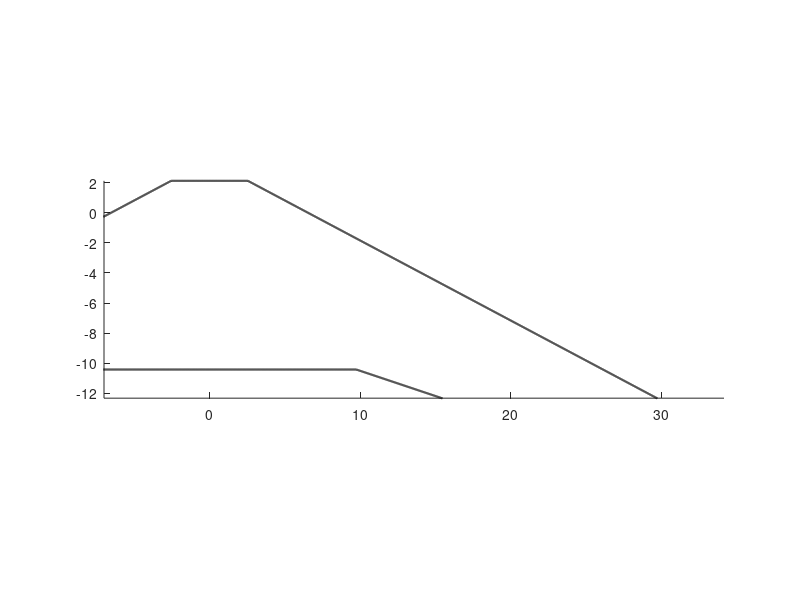

The MATLAB source for this figure:
clear
clc

% parameters
area = 481.77; % m^2
wing_span = 65; % m
taper_ratio = 0.25;
quarter_chord_sweep = 26.6; % degrees
trailing_edge_kink = 0.3; % fraction of wing span
area_ratio = 0.09161; % cross-sectional area as a proportion of c^2


% simple design
total_chord = 1 + 1 / taper_ratio;
tip_chord = 2 * area / (wing_span * total_chord);
root_chord = tip_chord / taper_ratio;
qcy = -wing_span / 2 * tand(quarter_chord_sweep);
le_tip = qcy + tip_chord / 4;
te_tip = qcy - 3 * tip_chord / 4;
le_root = root_chord / 4;
te_root = -3 * root_chord / 4;



% wing with trailing edge kink
kink_span = wing_span / 2 * trailing_edge_kink;
% recalculate the wing iteratively
A_tot = 0; % initialize the total area to a value larger than the target area
tip_chord2 = tip_chord;
root_chord2 = root_chord;

% iterative loop
while A_tot < area/2
    A_le = wing_span / 16 * (tip_chord2 + root_chord2);
    A_inner = kink_span / 2 * (3/2 * root_chord2 - kink_span * tand(quarter_chord_sweep));
    A_outer = (wing_span / 2 - kink_span)/2 * (3/4 * root_chord2 - kink_span * tand(quarter_chord_sweep) + 3/4 * tip_chord2);
    A_tot = A_le + A_inner + A_outer;
    root_chord2 = root_chord2 + 1e-3;
    tip_chord2 = root_chord2 * taper_ratio;
end

qcy = -wing_span / 2 * tand(quarter_chord_sweep);
le_tip = qcy + tip_chord2 / 4;
te_tip = qcy - 3 * tip_chord2 / 4;
le_root = root_chord2 / 4;
te_root = -3 * root_chord2 / 4;

le_tip = le_root - ( 9.75/cosd(30.16) + 23.1) * sind(30.16);

te_angle = acosd(18824.625/19978.13);

length = ((wing_span/2) - 9.75 - 18.824625);
length1 = 18.82625 + length;

te_tip = te_root - sind(te_angle) * length1;


grad_le = (le_tip-le_root)/((wing_span)/2);
grad_te = (te_tip-te_root)/(((wing_span)/2)-kink_span);

x_te = 0:0.01:(wing_span/2);
x_le = 0:0.01:((9.75/cosd(30.16) + 23.1) * cosd(30.16));

y_le = x_le * grad_le + le_root;
y_te = (x_te(1:find(x_te == 9.75)) * 0) + te_root;
c = te_root - grad_te * kink_span;
y_te = ([y_te , (x_te(find(x_te == 9.76):end)) * grad_te + c]);


index_box = 256;
y_lebox = y_le;
y_tebox = y_te;
y_lebox(1:index_box) = y_lebox(index_box);
y_tebox(1:index_box) = y_tebox(index_box);

%adding le raked wingtip
x_vals = [x_le(end) , 31  , 32  , x_te(end) ];
y_vals = [ y_lebox(end) , -13.5  , -16  , y_tebox(end)];

% Define a finer set of x-values for smooth evaluation
x_fine = x_le(end):0.01:x_te(end); 

end_gradients = [grad_le , -10];

% Fit a cubic spline to the control points
spline_fit = spline(x_vals, y_vals);

% Evaluate the spline at the finer x-values
y_fine = ppval(spline_fit, x_fine);

%adding central box
x_box = -2.55:0.01:2.55;
y_leboxa = (x_box * 0) + 2.55 * grad_le + le_root;
y_teboxa = (x_box * 0) + te_root;


figure('Position', [80, 80, 1200, 400]); 

hold on

% Plotting wing
plot(x_le(256:end), y_le(256:end), 'k-', 'LineWidth', 1.5, 'DisplayName', 'Wing Planform'); % Included in legend
plot(x_te(256:end), y_te(256:end), 'k-', 'LineWidth', 1.5, 'HandleVisibility', 'off'); % Excluded from legend
plot(-x_le(256:end), y_le(256:end), 'k-', 'LineWidth', 1.5, 'HandleVisibility', 'off');
plot(-x_te(256:end), y_te(256:end), 'k-', 'LineWidth', 1.5, 'HandleVisibility', 'off');
plot(x_fine, y_fine , 'k-', 'LineWidth', 1.5, 'HandleVisibility', 'off')
plot(-x_fine, y_fine , 'k-', 'LineWidth', 1.5, 'HandleVisibility', 'off')


% Plotting wing box
plot(x_box, y_leboxa, 'Color', 'k' , 'LineStyle', '-', 'LineWidth', 1.5, 'DisplayName', 'WingBox'); % Included in legend
plot(x_box, y_teboxa, 'Color', 'k' , 'LineStyle', '-', 'LineWidth', 1.5, 'HandleVisibility', 'off');

axis equal
hold off